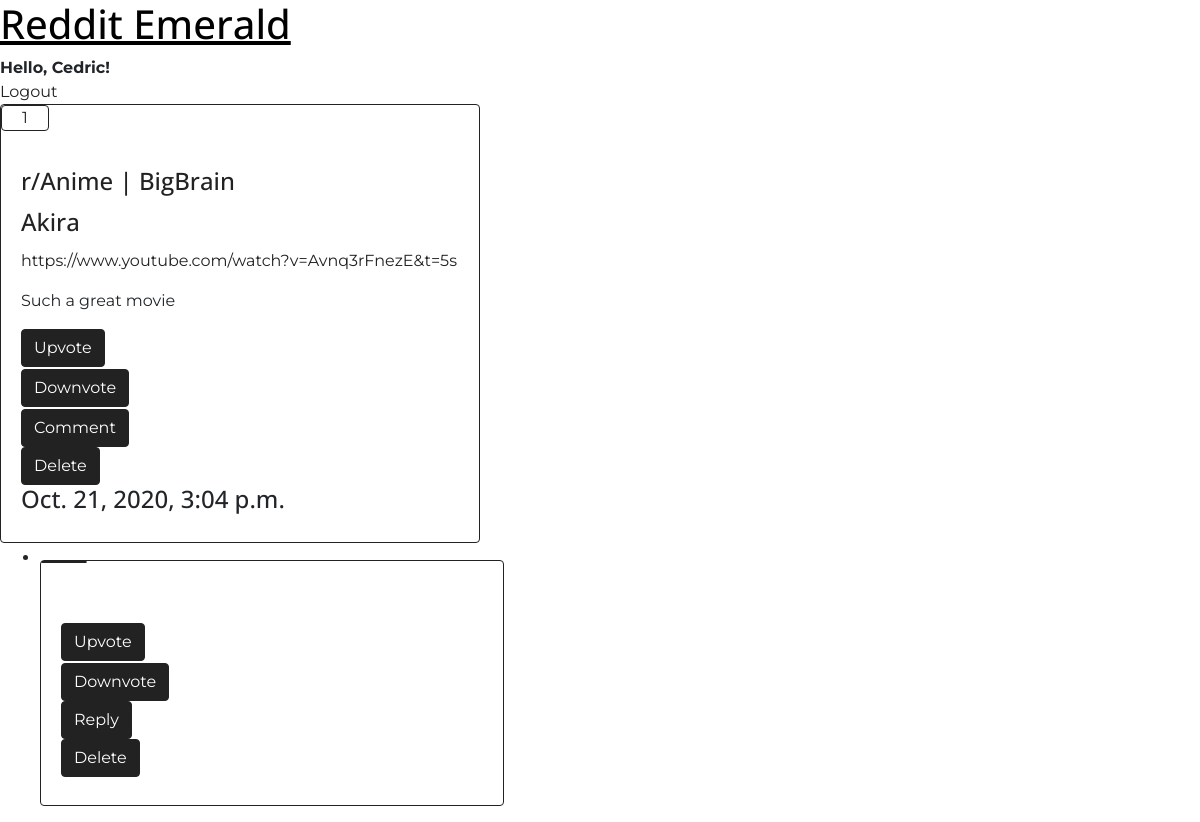
Screenshot of /post/1/ (signed in) with the database file from the repository.
### User/models.py (models this page shows)
class RedditUser(AbstractUser):
    DisplayName = models.CharField(max_length=25, default='self', verbose_name='Name')
    subscriptions = models.ManyToManyField(
        Subreddit,
        related_name='subscriptions',
        blank=True
        )
    subreddits_moderated = models.ManyToManyField(
        Subreddit,
        related_name='subreddits_moderated',
        blank=True
    )

### Post/models.py (models this page shows, shortened)
class RedditPost(models.Model):
    title = models.CharField(max_length=80)
    content = models.TextField(null=True, blank=True)
    url = models.URLField(null=True, blank=True, verbose_name='Optional content url')
    user_posted = models.ForeignKey(
        RedditUser,
        on_delete=models.CASCADE,
        related_name='post_user'
        )
    subreddit_parent = models.ForeignKey(
        Subreddit,
        on_delete=models.CASCADE,
        related_name='subreddit_parent',
        null=True,
        blank=True,
        verbose_name="Under Subreddit"
    )
    votes = models.IntegerField(default=0)
    users_voted = models.ManyToManyField(
        RedditUser,
        blank=True,
        related_name='user_voted'
    )
    dt_time = models.DateTimeField(auto_now_add=True)

### Main/models.py (models this page shows, shortened)
class Subreddit(models.Model):
    name = models.CharField(max_length=80, unique=True)
    def __str__(self):
        return self.name

### Post/views.py (the view)
# urls.py: path('post/<int:post_id>/', pViews.post_detail_view),
def post_detail_view(request, post_id):
    post = RedditPost.objects.get(id=post_id)
    moderators = RedditUser.objects.filter(subreddits_moderated=post.subreddit_parent.id)
    comments = Comment.objects.filter(on_post=post_id)
    return render(request, 'post_detail.html',{
        'post': post,
        'comments': comments,
        'moderators': moderators
    })

### Post/templates/post_detail.html (shortened to what this page needs)
{% load static %}
<link rel="stylesheet" type="text/css" href="{% static 'Main/style.css' %}">
<h1><a href="/r/all/"> Reddit Emerald </a></h1>
<div>
{% if user.is_authenticated %}
    <b>Hello, {{ user }}!</b>
    <br>
    <a href="/accounts/logout/">Logout</a>
{% else %}
    <a href="/accounts/login/">Login</a>
{% endif %}
</div>
<div class="card border-primary">
    <p class="card header border-primary" id="vote-score">{{ post.votes }}</p>
<div class="card-body d-flex flex-column align-items-start">
    <h4 class="card-title text-primary"><a href="/r/{{ post.subreddit_parent }}/"> r/{{ post.subreddit_parent }} </a>
        | <a href="/u/{{ post.user_posted }}/"> {{ post.user_posted }} </a>
    </h4>
    <h4 class="card-title text-primary"><a href="/post/{{ post.id }}/"> {{ post.title }}</a></h4>
    {% if post.url %}
    <p class="card-text"><a href={{post.url}}>{{ post.url }}</a></p>
    {% endif %}
    <p class="card-text">{{ post.content }}</p>
	<a href="/upvote/post/{{ post.id }}/" class="btn btn-primary mt-auto">Upvote</a>
    <br>
    <a href="/downvote/post/{{ post.id }}/" class="btn btn-primary mt-auto">Downvote</a>
	<br>
    <a href="/comment/{{ post.id }}/top_level/{{ post.id }}/" class="btn btn-primary mt-auto">Comment</a>
    {% if post.user_posted == request.user or request.user.is_staff or post.subreddit_parent in request.user.subreddits_moderated.all %}
            <a href="/delete/post/{{ post.id }}/" class="btn btn-primary mt-auto">Delete</a>
            {% endif %}
    <h4>{{post.dt_time}}</h4>
</div>
</div>
{% load mptt_tags %}
<ul>
{% recursetree comments %}
    <li>
    <div class="card border-primary">
        <p class="card header border-primary" id="vote-score">{{ node.votes }}</p>
        <div class="card-body d-flex flex-column align-items-start">
            <a href="/upvote/comment/{{ node.id }}/" class="btn btn-primary mt-auto">Upvote</a>
            <br>
            <a href="/downvote/comment/{{ node.id }}/" class="btn btn-primary mt-auto">Downvote</a>
            <a href="/comment/{{ post.id }}/reply/{{ node.id }}/" class="btn btn-primary mt-auto">Reply</a>
		{% if node.user_commented == request.user or request.user.is_staff or post.subreddit_parent in request.user.subreddits_moderated.all %}
            <a href="/comment/delete/{{ node.id }}/" class="btn btn-primary mt-auto">Delete</a>
            {% endif %}
            </div>
    </div>
    </li>
{% endrecursetree %}
</ul>

### rows the page displays
RedditUser: username "Cedric"
RedditPost: votes "1", subreddit_parent "Anime", user_posted "BigBrain", title "Akira", url "https://www.youtube.com/watch?v=Avnq3rFnezE&t=5s", content "Such a great movie", dt_time "Oct. 21, 2020, 3:04 p.m."
